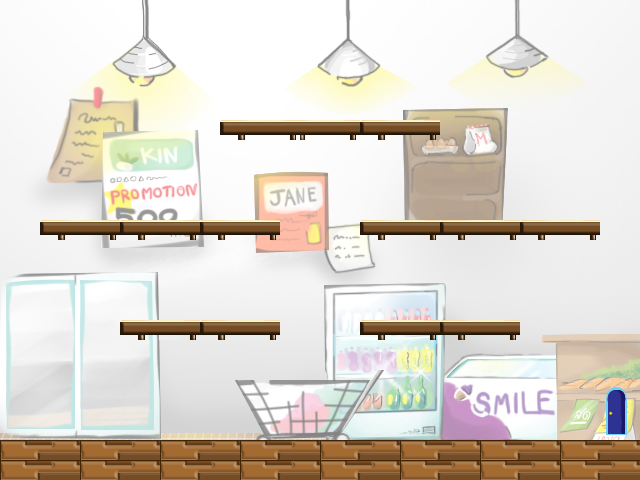

This game map was drawn from its Tiled (.tmx) file and the tilesets committed beside it. A one-line description and the trimmed map source follow:
An orthogonal 32x24 tile map with 20x20 px tiles, 2 tile layers (bg, graphic), 2 tilesets and 28 objects.

<map version="1.0" orientation="orthogonal" renderorder="right-down" width="32" height="24" tilewidth="20" tileheight="20" nextobjectid="84">
 <tileset firstgid="1" name="bg" tilewidth="20" tileheight="20" tilecount="768" columns="32">
  <image source="Background1.1.jpg" width="640" height="480" />
 </tileset>
 <tileset firstgid="769" name="tile" tilewidth="20" tileheight="20" tilecount="572" columns="26">
  <image source="Tileset.png" width="528" height="448" />
 </tileset>
 <layer name="bg" width="32" height="24">
  <data>[768 cells, 768 non-empty, 766 distinct tile ids]</data>
 </layer>
 <layer name="graphic" width="32" height="24">
  <data>[768 cells, 121 non-empty, 14 distinct tile ids]</data>
 </layer>
 <objectgroup name="ground">
  <object id="1" x="0.333333" y="440.667" width="638" height="41" />
  <object id="2" x="638" y="-2" height="439" />
  <object id="3" x="-2" y="3" height="434" />
  <object id="4" x="0" y="-1" width="633" height="3" />
  <object id="13" x="278.5" y="210.333" width="0.666667" height="10.5" />
  <object id="32" x="607" y="390" width="18" height="46" />
  <object id="55" x="40.3333" y="211.417" height="10.5" />
  <object id="57" x="222" y="110" width="0.666667" height="12.6667" />
  <object id="58" x="439" y="112" width="1.06581e-14" height="11.3333" />
  <object id="59" x="363" y="207" width="0.666667" height="12.6667" />
  <object id="60" x="596.333" y="209" width="0.666667" height="12.6667" />
 </objectgroup>
 <objectgroup name="brick">
  <object id="5" x="222" y="123" width="219" height="11.3333" />
  <object id="7" x="119" y="321" width="160" height="12.6667" />
  <object id="36" x="361" y="320" width="158" height="14" />
  <object id="38" x="42" y="223" width="238" height="12" />
  <object id="40" x="363" y="221" width="236" height="13" />
 </objectgroup>
 <objectgroup name="candy">
  <object id="64" x="532" y="213" />
  <object id="65" x="89" y="213" />
  <object id="66" x="487" y="431" />
  <object id="67" x="253" y="428" />
 </objectgroup>
 <objectgroup name="item">
  <object id="68" x="465" y="209" />
  <object id="69" x="175" y="211" />
  <object id="77" x="395" y="109" />
  <object id="78" x="262" y="109" />
  <object id="79" x="461" y="308" />
  <object id="80" x="189" y="308" />
 </objectgroup>
 <objectgroup name="item2">
  <object id="75" x="327" y="112" />
  <object id="76" x="533" y="428" />
 </objectgroup>
</map>
